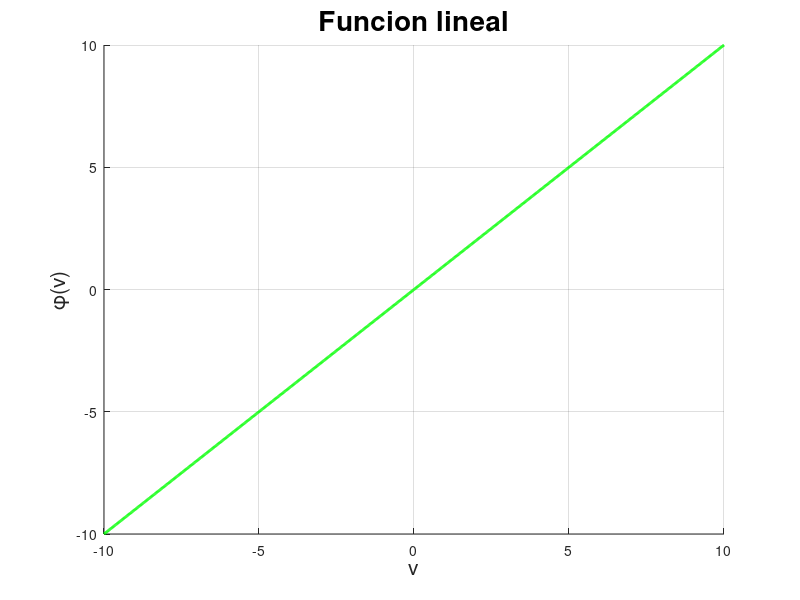

Write MATLAB code to recreate this figure.
% Ian Mu;oz Nu;ez - Funcion 'Lineal'

close all
clear
clc

v = linspace(-10, 10, 1000); % Variable independiente

A = 1; % Parametro que determina la pendiente de la funcion
phi = A*v; % Funcion o variable dependiente

figure(1)
hold on
grid on

plot(v, phi, 'g-', 'LineWidth', 2)

title("Funcion lineal", 'FontSize', 20)
xlabel('v', 'FontSize', 15)
ylabel('\phi(v)', 'FontSize', 15)

